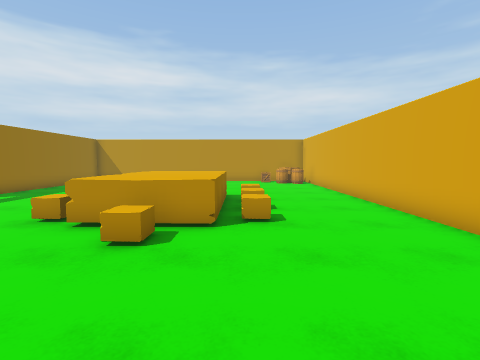
View 1 (above)

16 first-person views from a walk through a scene from a Unity 3-D project. The camera is 1.4 m above the floor, tilts 4° down and sees 85° across. The floor is counted in squares, 1 m on a side. Each view is taken from the middle of a square. On the plan, view 1 faces up. The plan holds only what a view shows up to about 13 squares ahead; the rest is blank. The place goes on beyond the plan. The player character is not drawn.

View 2
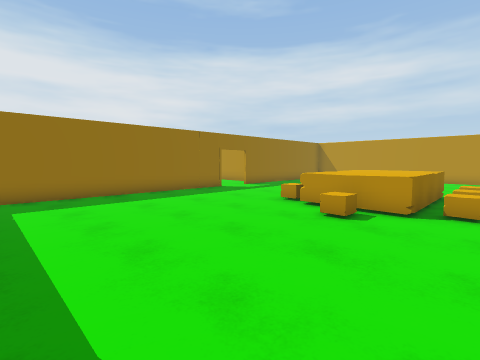

View 3
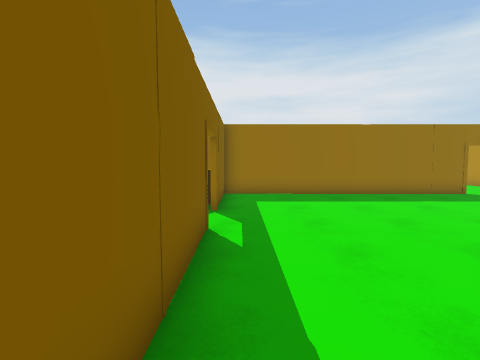

View 4
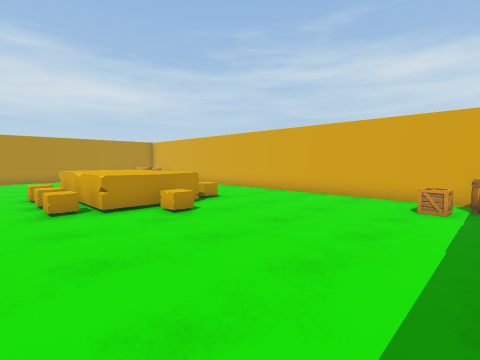

View 5
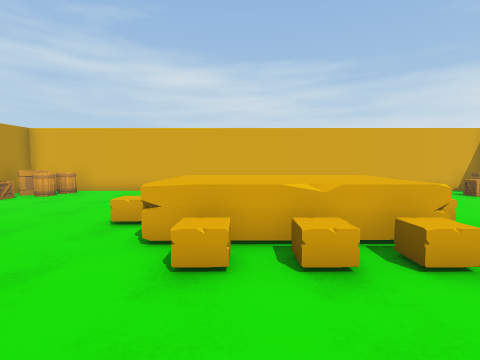

View 6
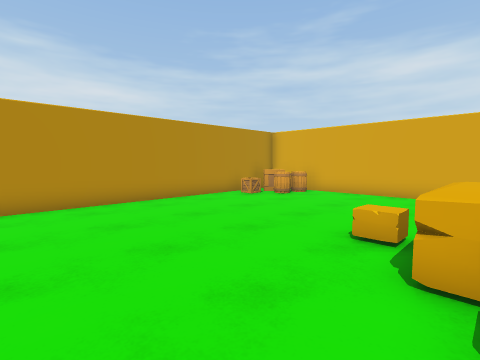

View 7
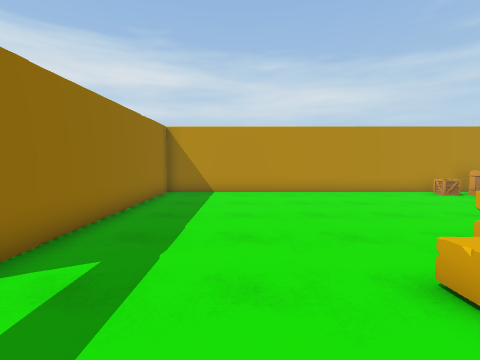

View 8
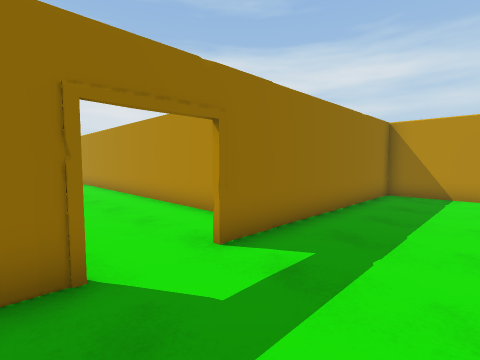

View 9
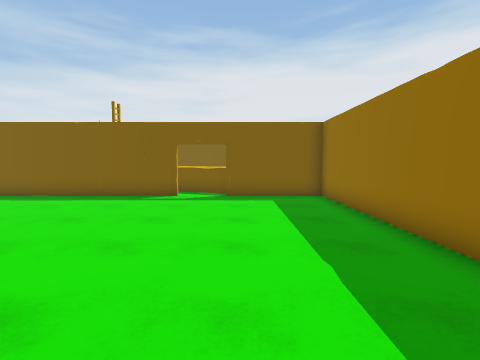

View 10
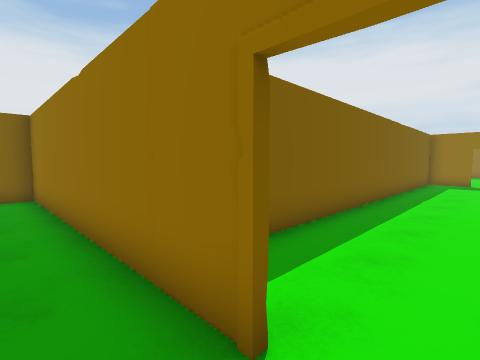

View 11
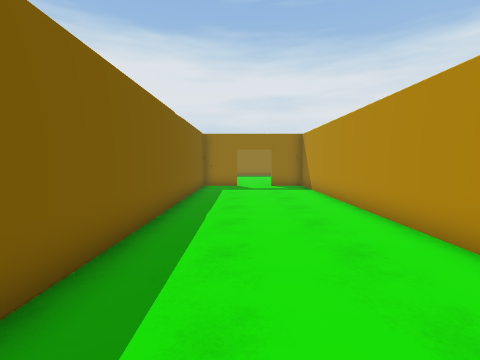

View 12
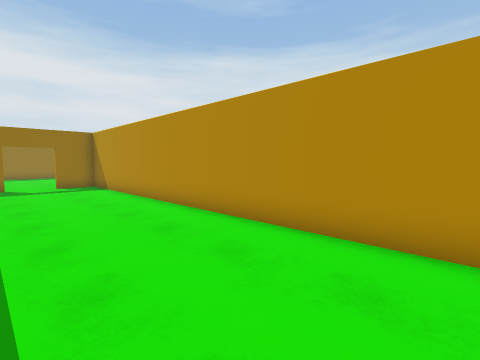

View 13
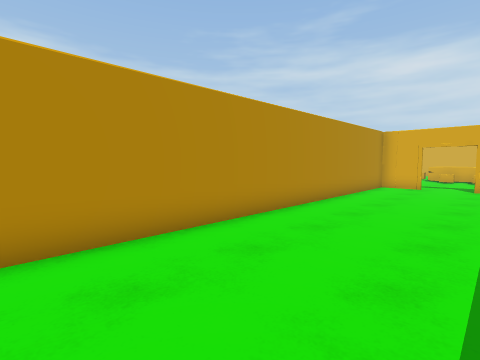

View 14
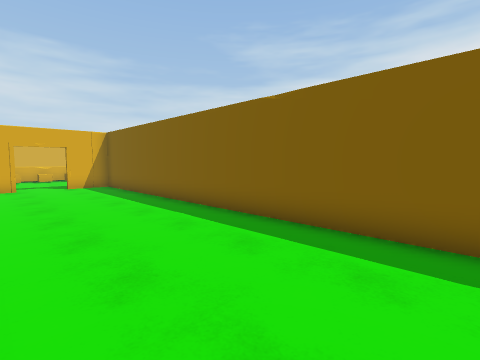

View 15
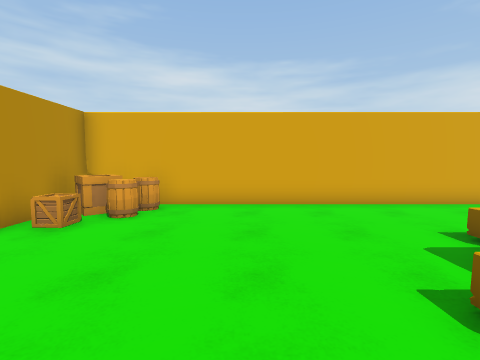

View 16
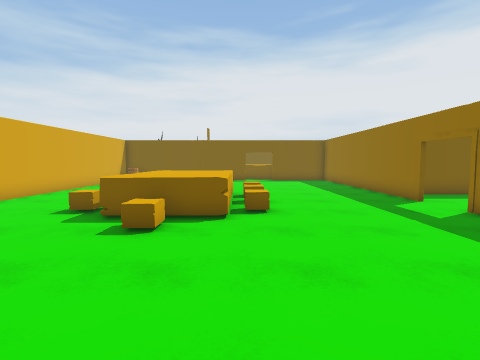

### Floor plan
Points are (right, up) in squares from view 1. A wall is a line through its corners. A room is listed if a view was taken in it or the views show most of it. See-through windows are left out.
Room 1 (views 1, 2, 3, 4, 5, 6, 7, 8, 9, 10, 15, 16)
walls: (-10.3, 7.9) (-10.3, -2.7) (-6.4, -2.7); (-4.5, -2.7) (2.9, -2.7); (4.6, -2.5) (4.6, 19) (-10.3, 19) (-10.3, 9.8)
ways out: opening at (-10, 8.5) to room 2; opening at (-5.5, -3)
objects: other object (-5, 6) to (-4, 6); other object (-5, 8) to (-4, 8); other object (-5, 9) to (-4, 10); other object (-3, 6) to (-1, 10); other object (-2, 4) to (-2, 5); other object (-2, 11) to (-2, 12); other object (0, 6); other object (0, 8); other object (0, 9) to (0, 10); crate (2, 18); crate (3, -1); barrel (3, 17); crate (3, 18) to (4, 18); barrel (4, -2) to (4, -1); barrel (4, 17)
Room 2 (views 11, 12, 13, 14)
walls: (-12.1, 11.6) (-26, 11.6); (-26, 5.9) (-11.8, 5.9); (-10.5, 9.8) (-10.5, 10.4)
ways out: opening at (-10, 8.5) to room 1

Where each view was taken, in squares from view 1:
view 1: 0 up, 0 right, facing up
view 2: 2 down, 1 right, facing up-left
view 3: 2 down, 1 right, facing left
view 4: 2 down, 6 left, facing up-right
view 5: 9 up, 8 left, facing right
view 6: 10 up, 7 left, facing up-right
view 7: 7 up, 7 left, facing up
view 8: 7 up, 7 left, facing up-left
view 9: 8 up, 7 left, facing down
view 10: 9 up, 9 left, facing down-left
view 11: 8 up, 13 left, facing left
view 12: 7 up, 12 left, facing up-left
view 13: 7 up, 26 left, facing up-right
view 14: 11 up, 26 left, facing down-right
view 15: 14 up, 4 left, facing right
view 16: 17 up, 4 left, facing down
